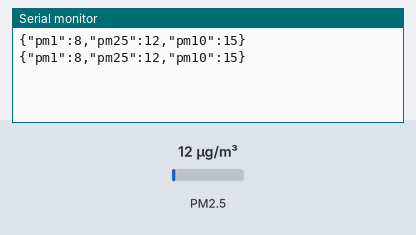
Recording of a sketch running on a simulated ESP8266 (NodeMCU). Parts: the last lines printed to the serial monitor. The inputs (shaded band) are chosen by the test bench; at power-on: PM2.5 12 µg/m³.

Above: at 4.8 s.
4.9 s: PM2.5 set to 6 µg/m³
At 7.4 s:
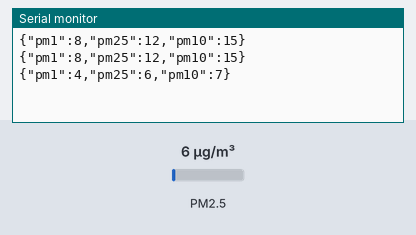
8.9 s: PM2.5 set to 75 µg/m³
At 10.9 s:
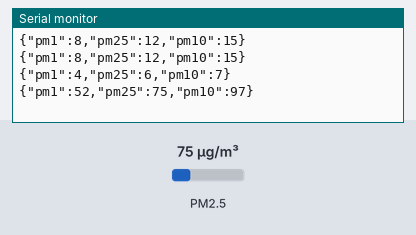
Timing chart, 0 to 12.4 s (numbered marks = the images above; inputs shaded):
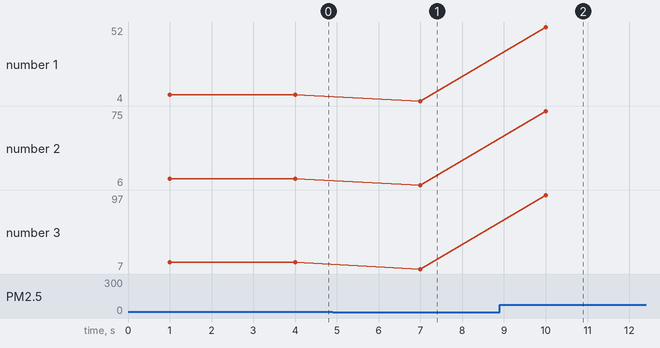

Measured:
- after the input at 4.9 s, the serial monitor: prints a new line after 2.1 s (image 1)
- after the input at 8.9 s, the serial monitor: prints a new line after 1.1 s (image 2)
- plotted number 1: 8 → 4 after the input at 4.9 s, 4 → 52 after the input at 8.9 s
- plotted number 2: 12 → 6 after the input at 4.9 s, 6 → 75 after the input at 8.9 s
- plotted number 3: 15 → 7 after the input at 4.9 s, 7 → 97 after the input at 8.9 s

The sketch:

5-pms_test.ino
```cpp
#include <SoftwareSerial.h> // SoftwareSerial을 사용하기 위한 라이브러리
#include "PMS.h" // PMS센서를 사용하기 위한 라이브러리
SoftwareSerial Serial_PMS(D6, D7); // 시리얼 이름(Tx, Rx)
PMS pms(Serial_PMS); // 사용할 센서 이름(시리얼)
PMS::DATA data; // 데이터를 받아올 객체

void setup() {
 Serial.begin(115200); // 시리얼 통신 시작
 Serial_PMS.begin(9600); // 소프트웨어 시리얼 통신 시작
}

void loop() {
  if(pms.read(data))// 만약 PMS센서에서 받은 값이 존재한다면
  {
    //받은 3종류의 미세먼지 센서 값을 정수로 저장해주고
    int pm1 = data.PM_AE_UG_1_0;
    int pm25 = data.PM_AE_UG_2_5;
    int pm10 = data.PM_AE_UG_10_0;

    char message[64]="";
    sprintf(message, "{\"pm1\":%d,\"pm25\":%d,\"pm10\":%d}", pm1, pm25, pm10); // message에 JSON 문자열 형식으로 표현

    Serial.println(message); // message 출력
    delay(3000); // 3초
  }
}
```
